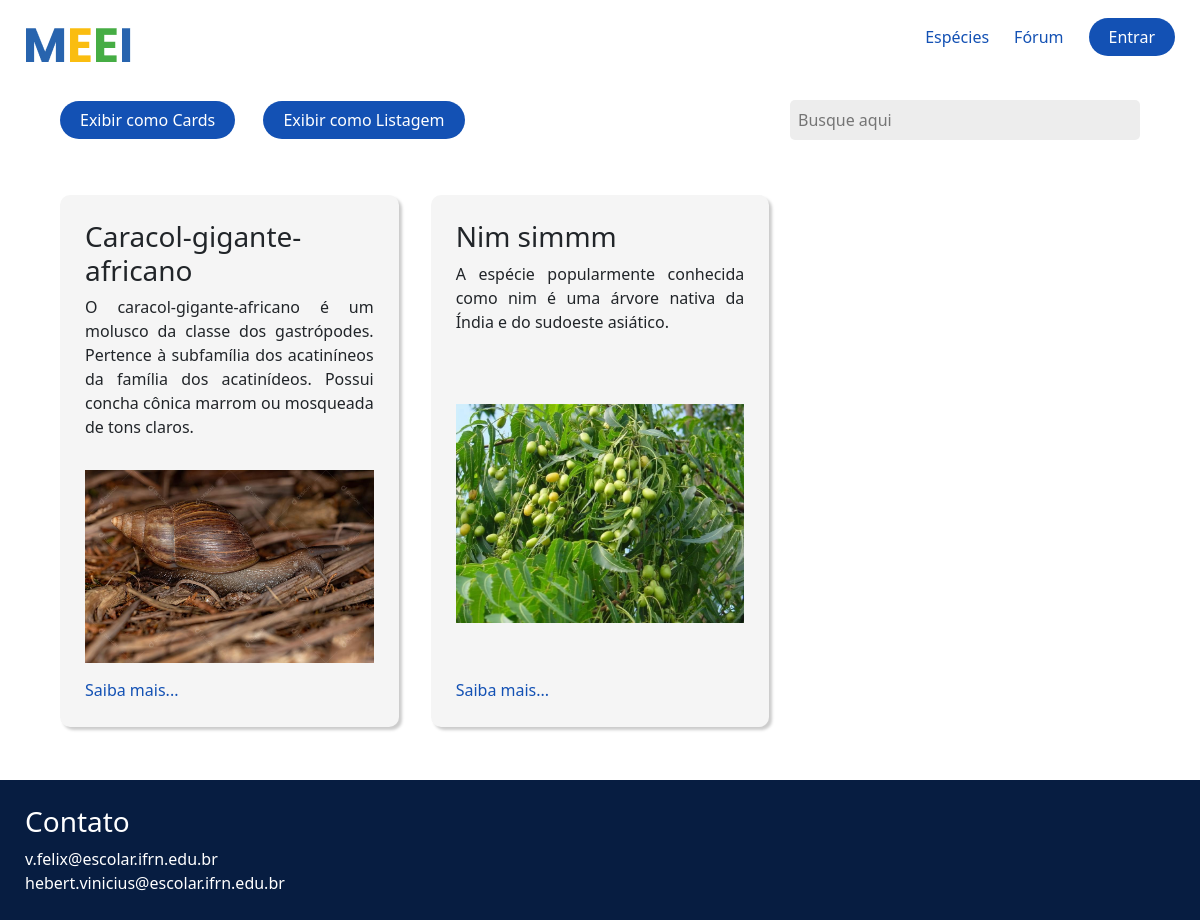
/especies/, run on an earlier commit of the app's database.
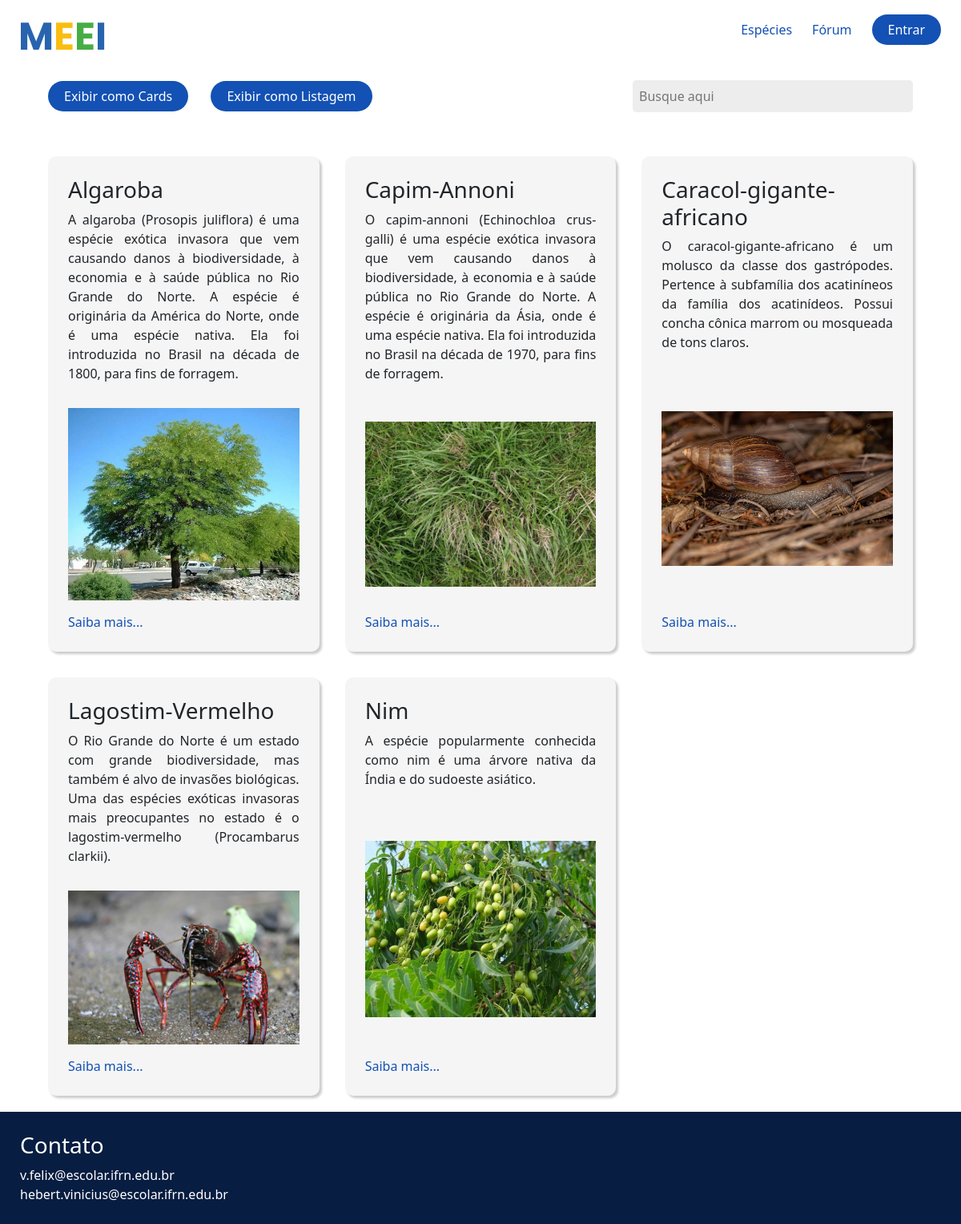
And on a later commit of the database.
### especies/models.py (models this page shows, shortened)
class Especies(models.Model):
    nome_especie = models.CharField(max_length=150)
    imagem = models.ImageField(upload_to='especies/%y/%m/%d')
    introducao = models.TextField()
    origem = models.TextField()
    causa_efeito = models.TextField()
    prevencao = models.TextField()
    DISPLAY_CHOICES = [
        ('cards', 'Cards'),
        ('list', 'Listagem'),
    ]
    display_type = models.CharField(
        max_length=5,
        choices=DISPLAY_CHOICES,
        default='cards',
    )

### especies/views.py (the view)
# urls.py: path('', especies_listagem, name='listagem_especies'),
def especies_listagem(request):
    display_type = request.GET.get('display_type', 'cards')  # Padrão para 'cards' se não estiver definido
    if display_type == 'cards':
        especies = Especies.objects.all().order_by('nome_especie')
        template_name = 'especies/lista_especies.html'
    elif display_type == 'list':
        especies = Especies.objects.all().order_by('nome_especie')
        template_name = 'especies/lista_especies_nomes.html'  # Altere para o nome correto do template de listagem
    else:
        especies = Especies.objects.all().order_by('nome_especie')
        template_name = 'especies/lista_especies.html'
    context = {
        'especies': especies,
        'display_type': display_type,
    }
    return render(request, 'especies/lista_especies.html', context)

### especies/templates/especies/lista_especies.html (shortened to what this page needs)
{% extends "global/base.html" %}
{% load static %}
{% block content %}
<div class="search-container gap-4 d-flex justify-content-between align-items-center">
  <div class="">
    <a class="lista-telas__entrar text-decoration-none me-4" href="?display_type=cards">Exibir como Cards</a>
    <a class="lista-telas__entrar text-decoration-none " href="?display_type=list">Exibir como Listagem</a>
  </div>
  <div class="">
    <input
    type="text"
    id="searchInput"
    placeholder="Busque aqui"
    oninput="filterContent()"
    />
  </div>
</div>
<section class="conteudo-especies">
  {% if display_type == 'cards' %}
    {% for i in especies %}
      <div class="conteudo-especies__especie searchable">
        <div class="conteudo-especies__especie__texto">
          <div class="d-flex justify-content-between">
            <h3>{{ i.nome_especie }}</h3>
          </div>
          <p>{{ i.introducao }}</p>
        </div>
        <img src="{{ i.imagem.url }}" alt="">
        <a href="{% url 'detalhe_especies' i.id %}" style="display: block; text-decoration: none;">Saiba mais...</a>
      </div>
    {% empty %}
      <h3>Não há espécies cadastradas no momento</h3>
    {% endfor %}
  {% elif display_type == 'list' %}
    <ul class="list-group list-group-flush">
      {% for i in especies %}
        <li class="list-group-item searchable"><a class="text-decoration-none" href="{% url 'detalhe_especies' i.id %}">{{ i.nome_especie }}</a></li>
      {% endfor %}
    </ul>
  {% endif %}
</section>
{% endblock content %}

What changed in the data, as far as the page shows it:
added Especies: nome_especie "Algaroba", introducao "A algaroba (Prosopis juliflora) é uma espécie exótica invasora que vem causando danos à biodiversidade, à economia e à saúde pública no Rio Grande do Norte. A espécie é originária da América do Norte, onde é uma espécie nativa. Ela foi introduzida no Brasil na década de 1800, para fins de forragem.", imagem (picture)
added Especies: nome_especie "Capim-Annoni", introducao "O capim-annoni (Echinochloa crus-galli) é uma espécie exótica invasora que vem causando danos à biodiversidade, à economia e à saúde pública no Rio Grande do Norte. A espécie é originária da Ásia, onde é uma espécie nativa. Ela foi introduzida no Brasil na década de 1970, para fins de forragem.", imagem (picture)
added Especies: nome_especie "Lagostim-Vermelho", introducao "O Rio Grande do Norte é um estado com grande biodiversidade, mas também é alvo de invasões biológicas. Uma das espécies exóticas invasoras mais preocupantes no estado é o lagostim-vermelho (Procambarus clarkii).", imagem (picture)
changed Especies: nome_especie "Nim simmm" → "Nim"
